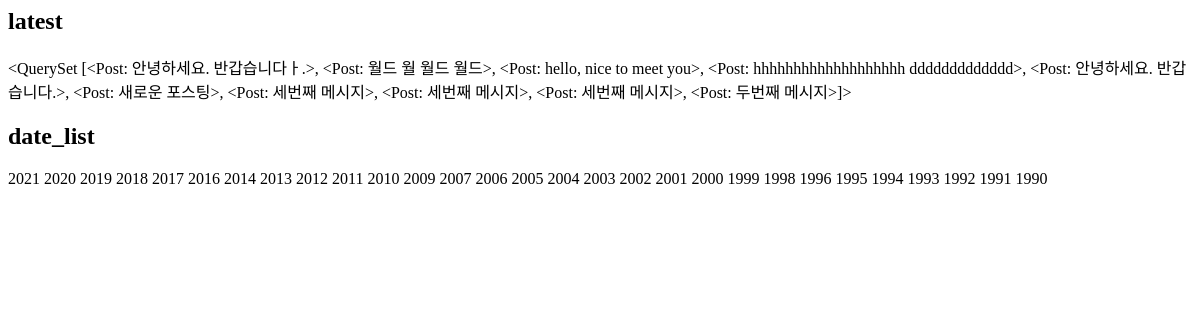
Before: /k-instagram/archive/ with the older database file.
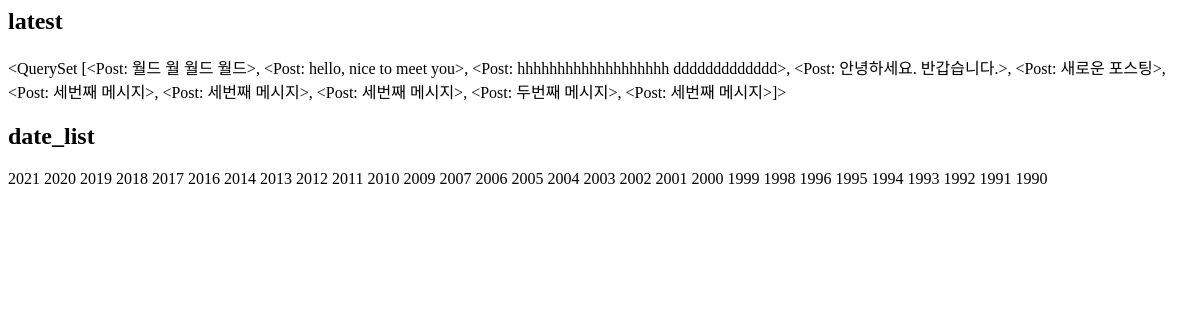
After: the same page with the newer database file.
### instagram/models.py (models this page shows, shortened)
class Post(models.Model):
    author = models.ForeignKey(settings.AUTH_USER_MODEL, on_delete=models.CASCADE)
    message = models.TextField(
        validators=[MinLengthValidator(10)]
    )
    photo = models.ImageField(blank=True, upload_to='instagram/post/%Y/%m/%d')
    tag_set = models.ManyToManyField('Tag', blank=True)
    is_public = models.BooleanField(default=False, verbose_name='공개여부')
    created_at = models.DateTimeField(auto_now_add=True)
    updated_at = models.DateTimeField(auto_now=True)
    def __str__(self):
        return self.message
    class Meta:
        ordering = ['-id']

### instagram/templates/instagram/post_archive.html
<h2>latest</h2>
{{ latest }}
<h2>date_list</h2>
{% for date in date_list %}
    {{ date.year }}
{% endfor %}

Changed rows visible on the page:
removed Post: message.message "<QuerySet [<Post: 안녕하세요. 반갑습니다ㅏ.>, <Post: 월드 월 월드 월드>, <Post: hello, nice to meet you>, <Post: hhhhhhhhhhhhhhhhhhh ddddddddddddd>, <Post: 안녕하세요. 반갑습니다.>, <Post: 새로운 포스팅>, <Post: 세번째 메시지>, <Post: 세번째 메시지>, <Post: 세번째 메시지>, <Post: 두번째 메시지>]>"
now on this page (row unchanged): Post: message.message "<QuerySet [<Post: 월드 월 월드 월드>, <Post: hello, nice to meet you>, <Post: hhhhhhhhhhhhhhhhhhh ddddddddddddd>, <Post: 안녕하세요. 반갑습니다.>, <Post: 새로운 포스팅>, <Post: 세번째 메시지>, <Post: 세번째 메시지>, <Post: 세번째 메시지>, <Post: 두번째 메시지>, <Post: 세번째 메시지>]>"
